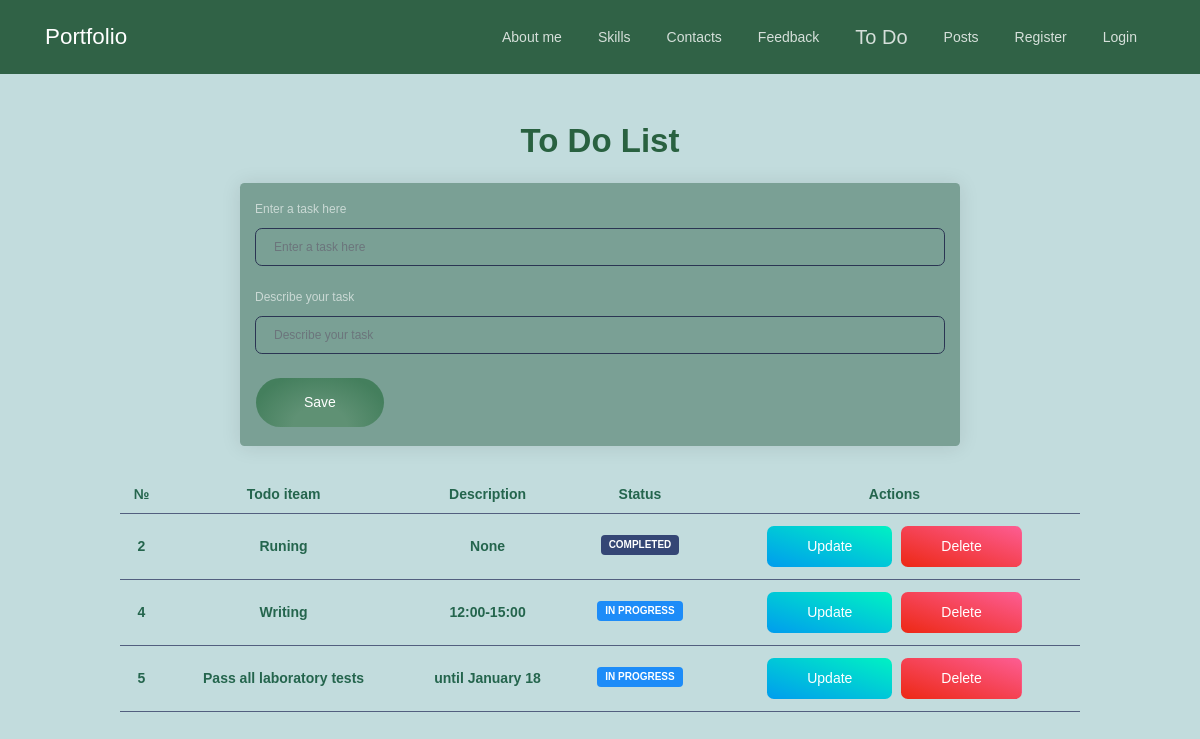
Screenshot of /todo with the database file from the repository.
### app/todo/models.py (models this page shows)
class Todo(db.Model):
    id = db.Column(db.Integer, primary_key=True)
    title = db.Column(db.String(100))
    complete = db.Column(db.Boolean)
    description = db.Column(db.String(250))

### app/todo/views.py (the view)
@todo_blueprint.route('/todo', methods=['GET', 'POST'])
def todo():
    form = TodoForm()
    todo_list = Todo.query.all()
    return render_template("todo.html", form=form, todo_list=todo_list)

### app/todo/forms.py
class TodoForm(FlaskForm):
    title = StringField("Enter a task here", validators=[DataRequired(message="This field is required.")])
    description = StringField("Describe your task", validators=[DataRequired(message="This field is required.")])
    submit = SubmitField("Save")

### app/todo/templates/todo/todo.html (shortened to what this page needs)
{% extends "base.html" %}
{% from "_formhelpers.html" import render_field %}
{% block body %}
<div style="text-align: center; padding-top: 20px;">
    <h1 class="title custom-title">To Do List</h1>
</div>
<div class="card custom-card-color mx-auto" style="max-width: 60%;">
    <div class="card-body">
        <form method="post" action="{{ url_for('todo.add') }}" novalidate>
                {{ render_field(form.title)}}
                {{ render_field(form.description)}}
            {{ form.submit(class="btn-round btn custom-color-btn btn-lg") }}
        </form>
    </div>
</div>
<div class="table-container">
    <Table responsive>
        <thead>
            <tr>
                <th className="text-center">№</th>
                <th className="text-center">Todo iteam</th>
                <th className="text-center">Description</th>
                <th className="text-center">Status</th>
                <th className="text-center">Actions</th>
            </tr>
        </thead>
        <tbody>
            {% for todo in todo_list %}
            <tr>
                <td className="text-center">{{ todo.id }}</td>
                <td className="text-center"> {{todo.title}}</td>
                <td className="text-center"> {{todo.description}}</td>
                <td className="text-center">
                    {% if todo.complete == False %}
                        <span class="badge badge-info">In progress</span>
                    {% else %}
                        <span class="badge badge-default">Completed</span>
                    {% endif %}
                </td>
                <td> <a class="btn btn-success" href="{{ url_for('todo.update', todo_id=todo.id) }}">Update</a>
                    <a class="btn btn-danger" href="{{ url_for('todo.delete', todo_id=todo.id) }}">Delete</a> </td>
            </tr>
            {% endfor %}
        </tbody>
    </Table>
</div>
{% endblock %}

### app/static/css/style.css (style rules this page uses)
body { background-color: #c2dcdd; }
a { color: #306246; }
.custom-title { color: #296140; }
.table-container { width: 80%; margin: auto; }
table { width: 100%; border-collapse: collapse; }
table th, table td, table thead tr th { text-align: center; padding: 8px; font-weight: bold; border-bottom: 1px solid #525f7f; color: #24654d; }
.custom-color-btn { background: radial-gradient(ellipse at bottom, #5f9174 30%, #447f5d 80%); }
.custom-card-color { background-color: #7AA095; }

### rows the page displays
Todo: id "2", title "Runing", description "None", complete "COMPLETED"
Todo: id "4", title "Writing", description "12:00-15:00", complete "IN PROGRESS"
Todo: id "5", title "Pass all laboratory tests", description "until January 18", complete "IN PROGRESS"

### other values shown
{{ name }} "About me" "Skills" "Contacts" "Feedback" "To Do" "Posts" "Register" "Login"
{{ field.label }} "Enter a task here Describe your task"
